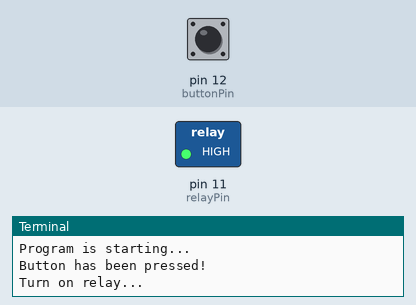
Simulated run of this program. Board: Raspberry Pi (header pin numbers). Shown: switched loads named in the program (green lamp = pin HIGH), the last lines printed to the terminal. Inputs (shaded band) come from the test bench; at power-on: pin 12 (buttonPin) LOW. The clock reads 2024-03-15 10:24:30 at power-on unless the program sets it.

Above: at 1.2 s.
1.3 s: pin 12 (buttonPin) pulled HIGH for 0.15 s
At 2.5 s:
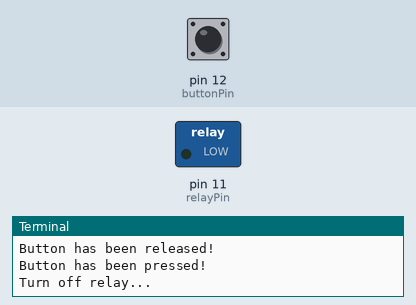
3.0 s: pin 12 (buttonPin) pulled HIGH for 1 s
At 5.0 s:
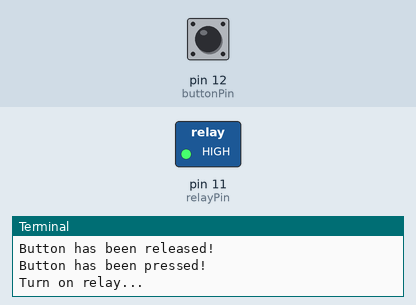
5.5 s: pin 12 (buttonPin) pulled HIGH for 3.2 s
At 9.8 s:
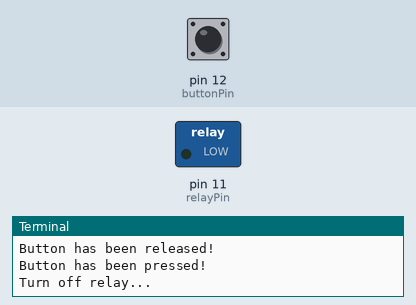
Timing chart, 0 to 11.3 s (numbered marks = the images above; inputs shaded):
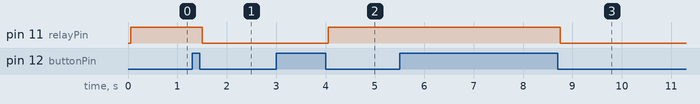

The program:

relay.py
```python
#####################################
#				Relay				#
#####################################
# @Author: Aaron Earl				#
# 6/2/19							#
#									#
# From Freenove RPi tutorials		#
# Ch.14 Relay and Motor				#
#									#
# Task: Control a motor with a		#
# relay and button.					#
#####################################

import RPi.GPIO as GPIO
import time

relayPin = 11  #define the relay pin
buttonPin = 12 #define the button pin
debounceTime = 50

def setup():

	print("Program is starting...")

	GPIO.setmode(GPIO.BOARD) #number GPIOs by physical loc
	GPIO.setup(relayPin, GPIO.OUT) #set pin mode
	GPIO.setup(buttonPin, GPIO.IN)

def loop():

	relayState = False
	lastChangeTime = round(time.time() * 1000)
	buttonState = GPIO.HIGH
	lastButtonState = GPIO.HIGH
	reading = GPIO.HIGH

	while True:

		reading = GPIO.input(buttonPin) #read the button pin

		if reading != lastButtonState:

			lastChangeTime = round(time.time() * 1000)

		if((round(time.time() * 1000) - lastChangeTime) > debounceTime):

			if reading != buttonState:

				buttonState = reading

				if buttonState == GPIO.LOW:

					print("Button has been pressed!")
					relayState = not relayState

					if relayState:

						print("Turn on relay...")

					else:

						print("Turn off relay...")

				else:

					print("Button has been released!")

		GPIO.output(relayPin, relayState)
		lastButtonState = reading

def destroy():

	GPIO.output(relayPin, GPIO.LOW) #relay off
	GPIO.cleanup()					#release resources

if __name__ == "__main__":

	setup()

	try:
		loop()
	except KeyboardInterrupt:
		destroy()
```

Measured:
- after the input at 1.3 s, pin 11 (relayPin): HIGH → LOW after 0.20 s
- after the input at 3.0 s, pin 11 (relayPin): LOW → HIGH after 1.1 s
- after the input at 5.5 s, pin 11 (relayPin): HIGH → LOW after 3.3 s
